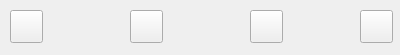
<?xml version="1.0" encoding="UTF-8"?>
<ui version="4.0">
 <class>PromotionDialog</class>
 <widget class="QDialog" name="PromotionDialog">
  <property name="windowModality">
   <enum>Qt::WindowModality::WindowModal</enum>
  </property>
  <property name="geometry">
   <rect>
    <x>0</x>
    <y>0</y>
    <width>400</width>
    <height>55</height>
   </rect>
  </property>
  <property name="windowTitle">
   <string>Promotion</string>
  </property>
  <widget class="QToolButton" name="toolButton">
   <property name="geometry">
    <rect>
     <x>10</x>
     <y>10</y>
     <width>33</width>
     <height>33</height>
    </rect>
   </property>
   <property name="text">
    <string/>
   </property>
   <property name="icon">
    <iconset resource="resources.qrc">
     <normaloff>:/pieces_eur/images/BlackRook.png</normaloff>:/pieces_eur/images/BlackRook.png</iconset>
   </property>
  </widget>
  <widget class="QToolButton" name="toolButton_2">
   <property name="geometry">
    <rect>
     <x>130</x>
     <y>10</y>
     <width>33</width>
     <height>33</height>
    </rect>
   </property>
   <property name="text">
    <string/>
   </property>
   <property name="icon">
    <iconset resource="resources.qrc">
     <normaloff>:/pieces_eur/images/BlackKnight.png</normaloff>:/pieces_eur/images/BlackKnight.png</iconset>
   </property>
  </widget>
  <widget class="QToolButton" name="toolButton_3">
   <property name="geometry">
    <rect>
     <x>250</x>
     <y>10</y>
     <width>33</width>
     <height>33</height>
    </rect>
   </property>
   <property name="text">
    <string/>
   </property>
   <property name="icon">
    <iconset resource="resources.qrc">
     <normaloff>:/pieces_eur/images/BlackBishop.png</normaloff>:/pieces_eur/images/BlackBishop.png</iconset>
   </property>
  </widget>
  <widget class="QToolButton" name="toolButton_4">
   <property name="geometry">
    <rect>
     <x>360</x>
     <y>10</y>
     <width>33</width>
     <height>33</height>
    </rect>
   </property>
   <property name="text">
    <string/>
   </property>
   <property name="icon">
    <iconset resource="resources.qrc">
     <normaloff>:/pieces_eur/images/BlackQueen.png</normaloff>:/pieces_eur/images/BlackQueen.png</iconset>
   </property>
  </widget>
 </widget>
 <resources>
  <include location="resources.qrc"/>
 </resources>
 <connections/>
</ui>
